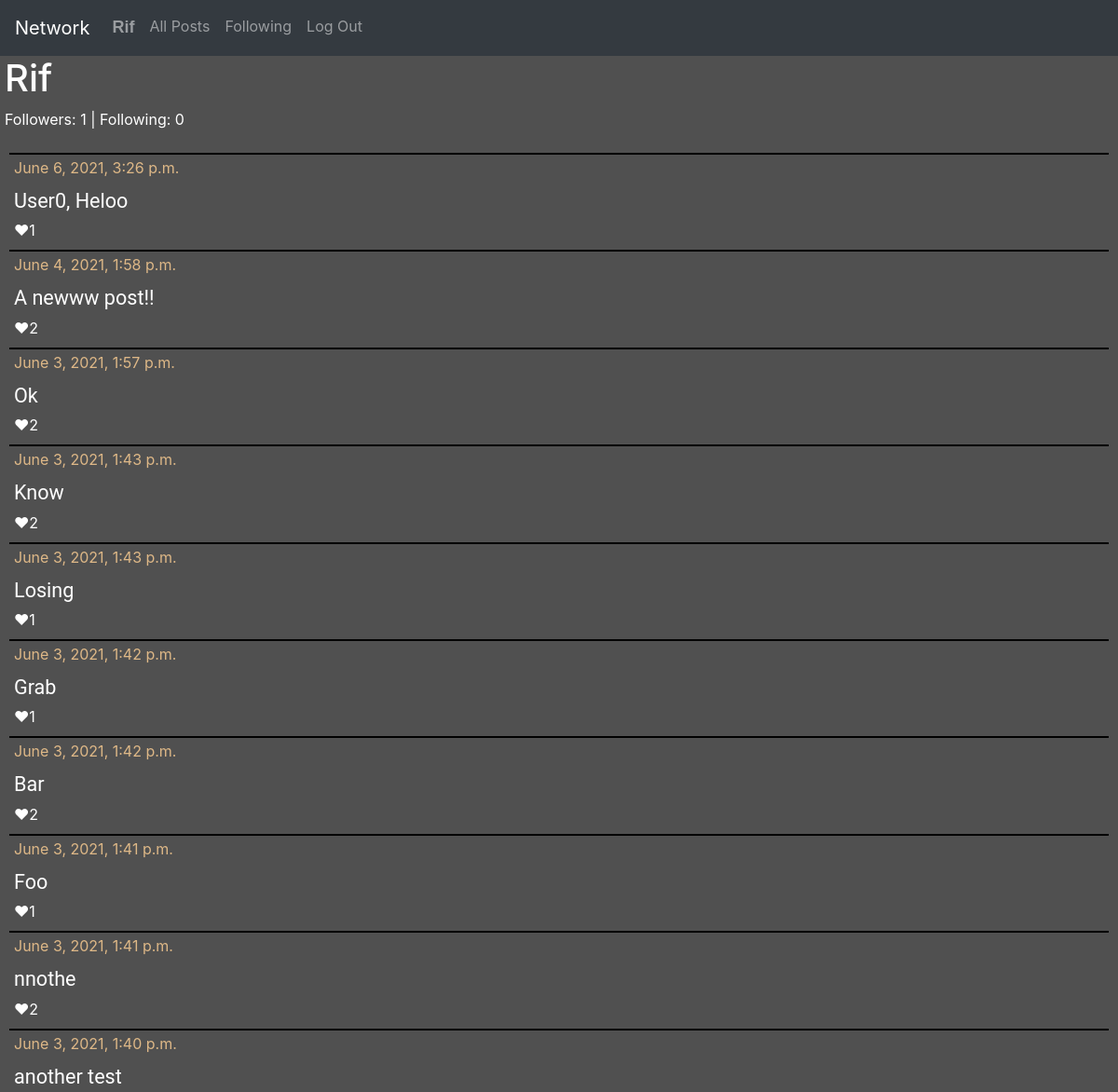
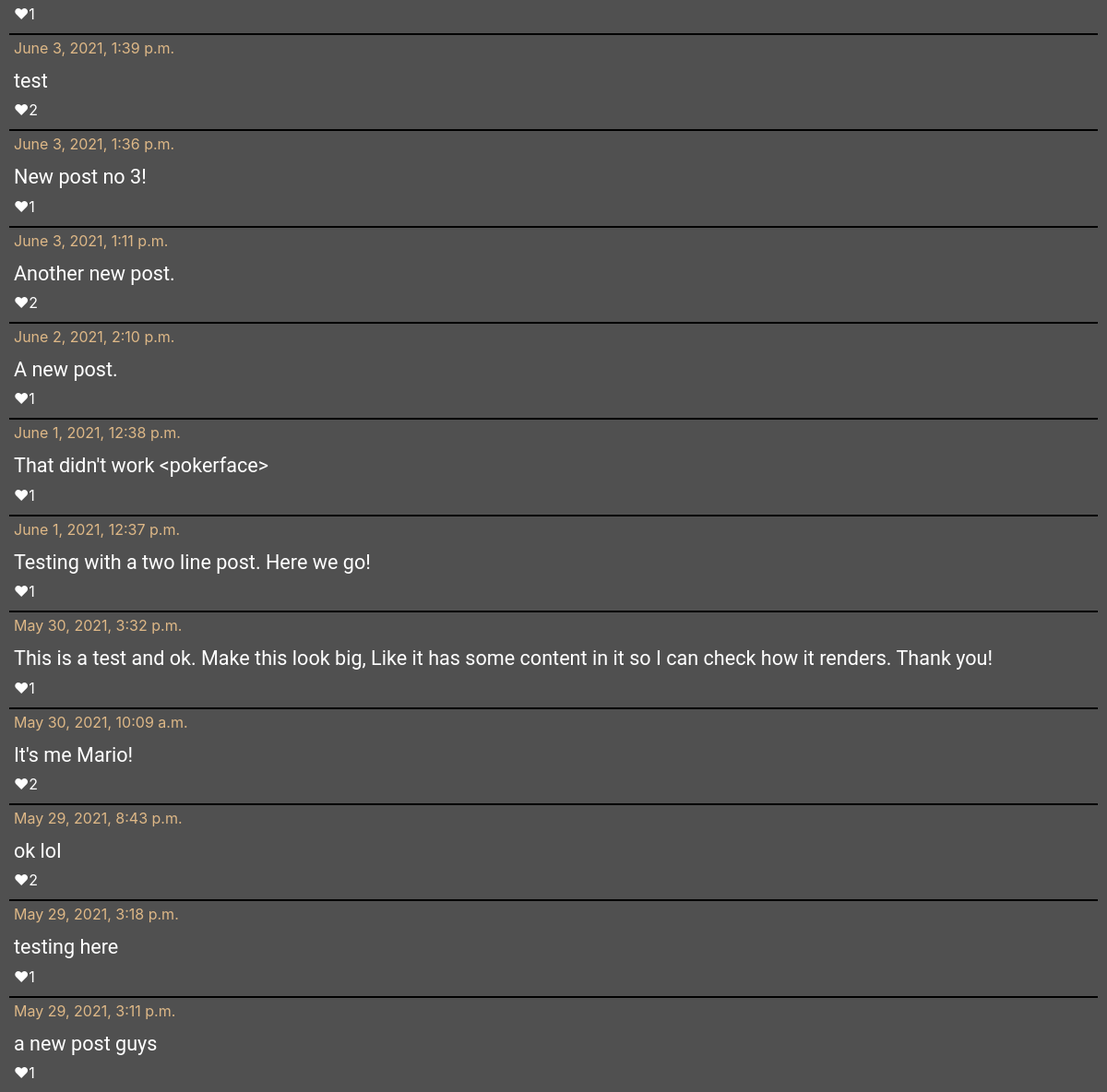
The app's page /user/2 (signed in) with its own data (2 pictures, top to bottom).
### network/models.py (models this page shows, shortened)
class User(AbstractUser):
    pass

class Posts(models.Model):
    content = models.TextField(blank=False)
    user = models.ForeignKey(User, on_delete=models.CASCADE, related_name="user_posts")
    like = models.IntegerField(default=0)
    time = models.DateTimeField(auto_now_add=True)

### network/views.py (the view, shortened to what this page needs)
# urls.py: path("user/<int:user_id>", views.view_user, name="user-posts")
@csrf_exempt
def view_user(request, user_id):
    usr_ = User.objects.get(pk=user_id)
    posts = usr_.user_posts.all().order_by("-time")
    liked_posts = []
    for post in posts:
        for p in post.liked_usr.all():
            for usr in p.liked_users.all():
                if usr == request.user:
                    liked_posts.append(post.id)
    followers = usr_.follows.first().followers.all()
    f = "Follow"
    if request.user in followers:
        f = "Unfollow"
    followings = usr_.follows.first().followed_users.all()
    return render(request, "network/user.html", {
        "posts": posts,
        "liked_posts": liked_posts,
        "usr": usr_,
        "followers": len(followers),
        "followings": len(followings),
        "btnText": f
    })

### network/templates/network/user.html (shortened to what this page needs)
{% extends "network/layout.html" %}
{% load static %}
{% block body %}
    <label id="user-head"><h1>{{ usr }}
        </h1>
        <p id="follow-data">Followers: {{ followers }} | Following: {{ followings }}</p>
    </label>
    <div id="all_posts">
        <div id="posts">
            {% for post in posts %}
                <div class="post-item">
                    <label class="post-content">
                        <label class="time-data">{{ post.time }}</label>
                        <br/>
                        <p class="post-text">{{ post.content }}</p>
                        {% if post.id in liked_posts %}
                            <div id="like-btn-{{ post.id }}">
                                <a class="like-btn" onclick="like_post('{{ post.id }}');">
                                    ❤<label class="bi-heart" id="like-no-{{ post.id }}">{{ post.like }}</label>
                                </a>
                            </div>
                        {% else %}
                            <div id="like-btn-{{ post.id }}">
                                <a class="like-btn" onclick="like_post('{{ post.id }}');">
                                    🤍<label class="bi-heart" id="like-no-{{ post.id }}">{{ post.like }}</label>
                                </a>
                            </div>
                        {% endif %}
                    </label>
                </div>
            {% endfor %}
        </div>
    </div>
{% endblock %}

### network/templates/network/layout.html (shortened to what this page needs)
{% load static %}
<!DOCTYPE html>
<html lang="en">
    <head>
        <link rel="stylesheet" href="https://stackpath.bootstrapcdn.com/bootstrap/4.4.1/css/bootstrap.min.css">
        <link href="{% static 'network/styles.css' %}" rel="stylesheet">
    </head>
    <body>
        <nav class="navbar navbar-expand-lg navbar-dark bg-dark" id="bar">
            <a class="navbar-brand" href="#">Network</a>
            <div>
              <ul class="navbar-nav mr-auto">
                {% if user.is_authenticated %}
                    <li class="nav-item">
                        <a class="nav-link post-user" href="{% url 'user-posts' user.id %}"><strong>{{ user.username }}</strong></a>
                    </li>
                {% endif %}
                <li class="nav-item">
                  <a class="nav-link" href="{% url 'index' %}">All Posts</a>
                </li>
                {% if user.is_authenticated %}
                    <li class="nav-item">
                        <a class="nav-link" href="{% url 'following' %}">Following</a>
                    </li>
                    <li class="nav-item">
                        <a class="nav-link" href="{% url 'logout' %}">Log Out</a>
                    </li>
                {% endif %}
              </ul>
            </div>
          </nav>
        <div class="body">
            {% block body %}
            {% endblock %}
        </div>
    </body>
</html>

### network/static/network/styles.css (style rules this page uses)
body { background-color: #505050; color: black; }
#bar { color: gray; }
#posts { margin-left: 10px; margin-right: 10px; }
.post-item { border-top: 2px solid black; font-size: large; }
.post-content { color: white; margin-left: 5px; margin-bottom: 1px; }
.time-data { color: burlywood; font-size: medium; }
.like-btn { fill: red; font-size: medium; }
.post-text { font-family: Roboto; font-size: larger; margin-bottom: 1px; }
.post-user { color: white; font-family: Verdana, Geneva, Tahoma, sans-serif; text-transform: capitalize; font-size: large; margin-bottom: 1px; }
#user-head { text-transform: capitalize; margin-left: 5px; color: white; }
#follow-data { font-size: medium; }

### records on screen
User: username "Rif"
Posts: time "June 6, 2021, 3:26 p.m.", content "User0, Heloo", like "1"
Posts: time "June 4, 2021, 1:58 p.m.", content "A newww post!!", like "2"
Posts: time "June 3, 2021, 1:57 p.m.", content "Ok", like "2"
Posts: time "June 3, 2021, 1:43 p.m.", content "Know", like "2"
Posts: time "June 3, 2021, 1:43 p.m.", content "Losing", like "1"
Posts: time "June 3, 2021, 1:42 p.m.", content "Grab", like "1"
Posts: time "June 3, 2021, 1:42 p.m.", content "Bar", like "2"
Posts: time "June 3, 2021, 1:41 p.m.", content "Foo", like "1"
Posts: time "June 3, 2021, 1:41 p.m.", content "nnothe", like "2"
Posts: time "June 3, 2021, 1:40 p.m.", content "another test", like "1"
Posts: time "June 3, 2021, 1:39 p.m.", content "test", like "2"
Posts: time "June 3, 2021, 1:36 p.m.", content "New post no 3!", like "1"
Posts: time "June 3, 2021, 1:11 p.m.", content "Another new post.", like "2"
Posts: time "June 2, 2021, 2:10 p.m.", content "A new post.", like "1"
Posts: time "June 1, 2021, 12:38 p.m.", content "That didn't work <pokerface>", like "1"
Posts: time "June 1, 2021, 12:37 p.m.", content "Testing with a two line post. Here we go!", like "1"
Posts: time "May 30, 2021, 3:32 p.m.", content "This is a test and ok. Make this look big, Like it has some content in it so I can check how it renders. Thank you!", like "1"
Posts: time "May 30, 2021, 10:09 a.m.", content "It's me Mario!", like "2"
Posts: time "May 29, 2021, 8:43 p.m.", content "ok lol", like "2"
Posts: time "May 29, 2021, 3:18 p.m.", content "testing here", like "1"
Posts: time "May 29, 2021, 3:11 p.m.", content "a new post guys", like "1"

### other values on screen
{{ followers }} "1"
{{ followings }} "0"
